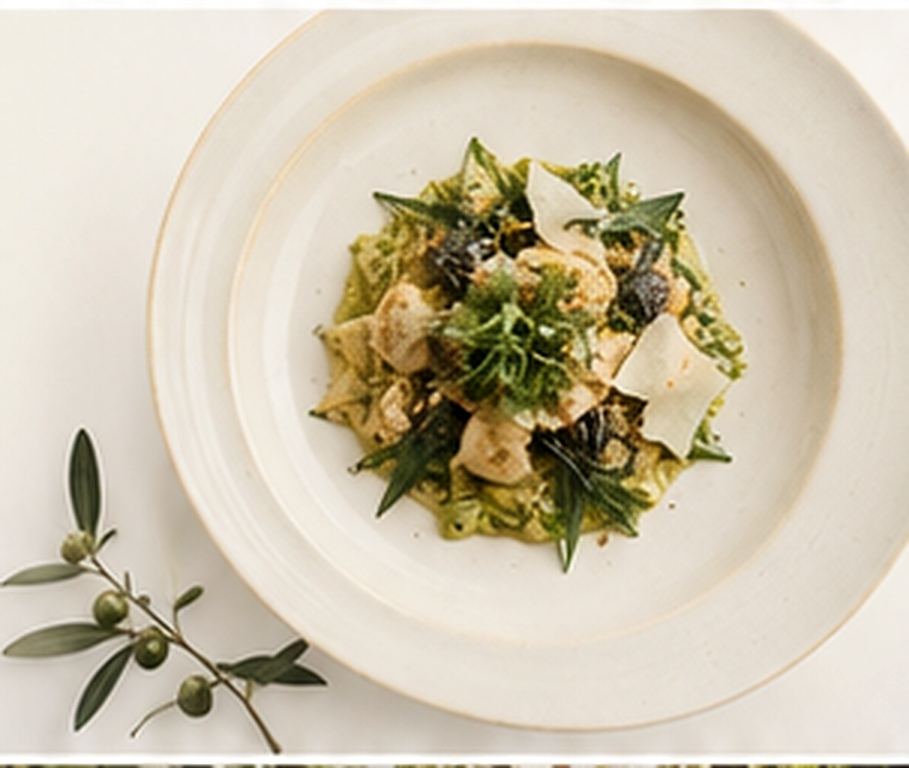
#> input picture photos_jpg_3x/03_seasonal_menu_plate.jpg, 909 x 768 px
$ python -i enhance_assets.py   (imports and definitions only)
#> lines starting #> are read from the running program, lines starting #| are printed output that depends on the picture
#> further down, picture is the input picture: shape (768, 909, 3); mean B, G, R 173.9, 195.5, 205.5
from __future__ import annotations

from pathlib import Path

import cv2
import numpy as np
from PIL import Image, ImageFilter


ROOT = Path(__file__).resolve().parents[1]
OUT = ROOT / "assets" / "enhanced"
MODEL_FSRCNN = ROOT / "tools" / "models" / "FSRCNN_x4.pb"


PHOTO_ASSETS = [
    ("photos_jpg_3x/03_seasonal_menu_plate.jpg", "seasonal-menu-plate.jpg", 1600, (0, 8, 0, 24)),
    ("photos_jpg_3x/04_chef_portrait.jpg", "chef-portrait.jpg", 1500, (0, 0, 0, 12)),
    ("photos_jpg_3x/05_private_dining_room_wide.jpg", "private-dining-room.jpg", 2200, (0, 0, 0, 18)),
    ("photos_jpg_3x/06_gallery_dining_table.jpg", "gallery-dining-table.jpg", 1000, (0, 0, 0, 0)),
    ("photos_jpg_3x/07_gallery_cocktail.jpg", "gallery-cocktail.jpg", 1000, (0, 0, 0, 0)),
    ("photos_jpg_3x/08_gallery_greenhouse_interior.jpg", "gallery-greenhouse-interior.jpg", 1000, (0, 0, 0, 0)),
    ("photos_jpg_3x/09_gallery_plated_dish.jpg", "gallery-plated-dish.jpg", 1000, (0, 0, 0, 0)),
    ("photos_jpg_3x/10_gallery_lounge.jpg", "gallery-lounge.jpg", 1000, (0, 0, 0, 0)),
]


# [28 lines left out: functions imread, imwrite, crop_dark_border, not called in this run]


def local_contrast(image: np.ndarray) -> np.ndarray:
    lab = cv2.cvtColor(image, cv2.COLOR_BGR2LAB)
#> lab: shape (768, 909, 3); mean of channels 0, 1, 2 200.9, 128.4, 140.4
    l_channel, a_channel, b_channel = cv2.split(lab)
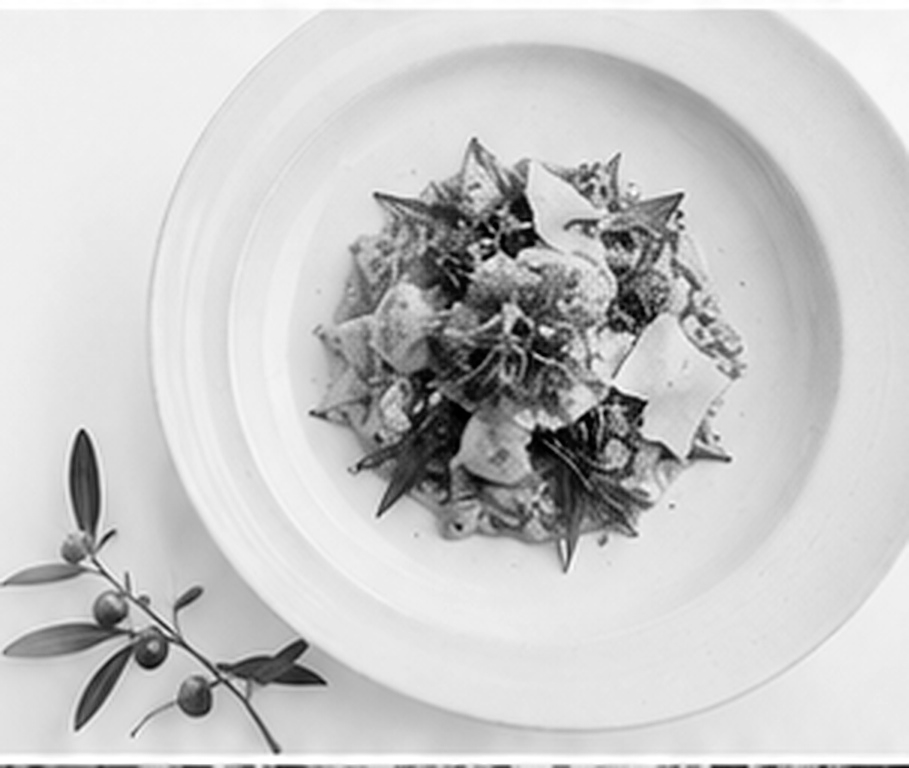
#> l_channel: shape (768, 909); min 0, max 255, mean 200.9
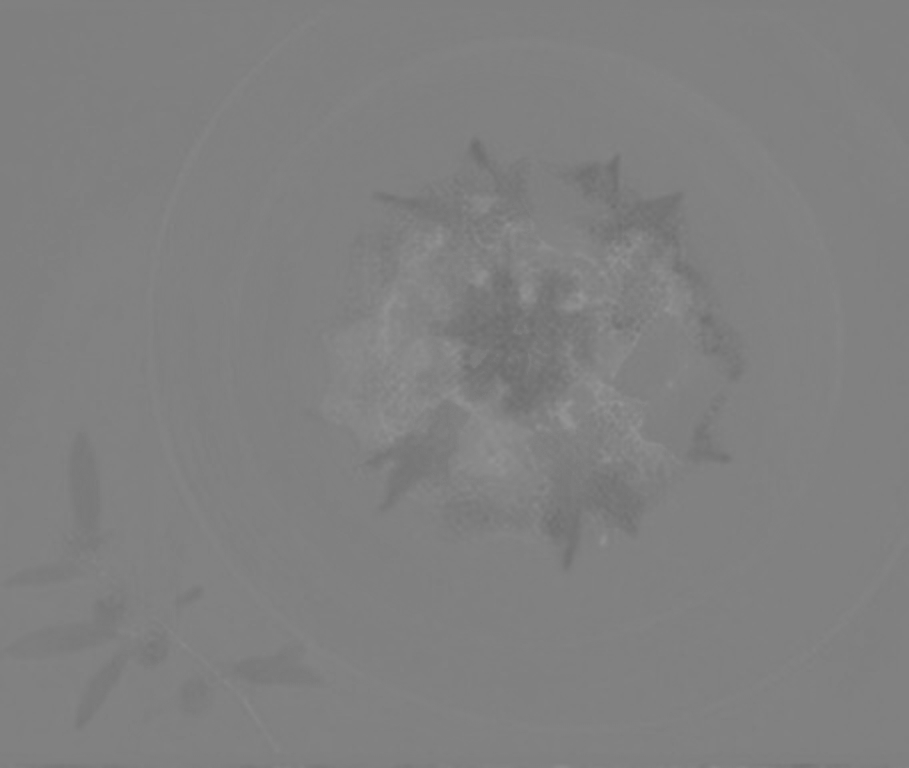
#> a_channel: shape (768, 909); min 108, max 149, mean 128.4
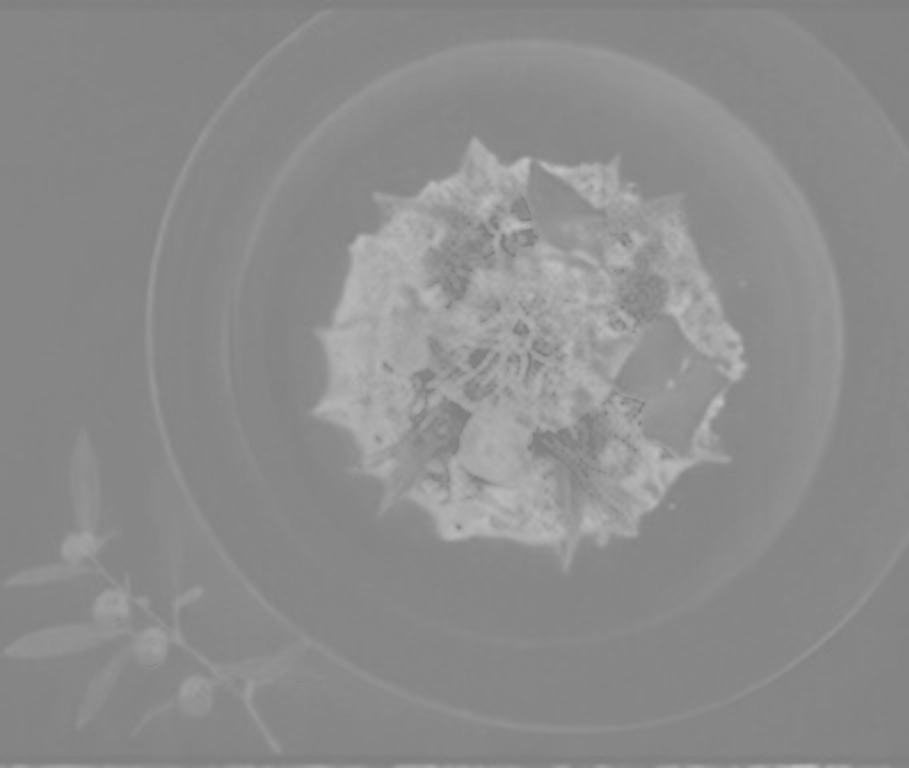
#> b_channel: shape (768, 909); min 126, max 193, mean 140.4
    clahe = cv2.createCLAHE(clipLimit=1.35, tileGridSize=(8, 8))
    l_channel = clahe.apply(l_channel)
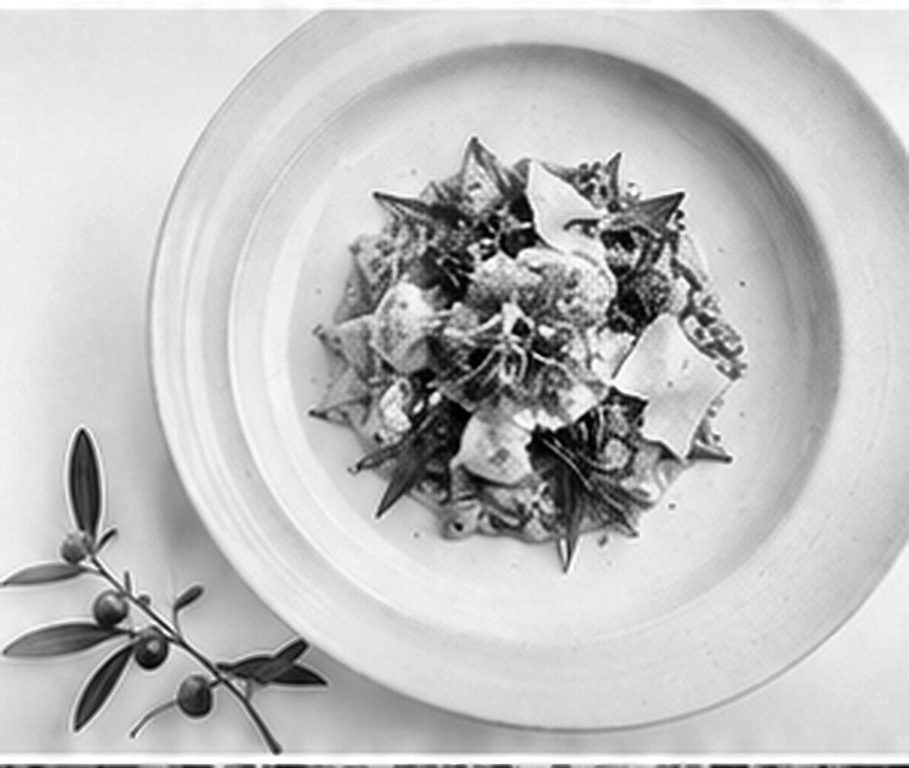
#> l_channel: shape (768, 909); min 0, max 255, mean 192.1
    return cv2.cvtColor(cv2.merge((l_channel, a_channel, b_channel)), cv2.COLOR_LAB2BGR)
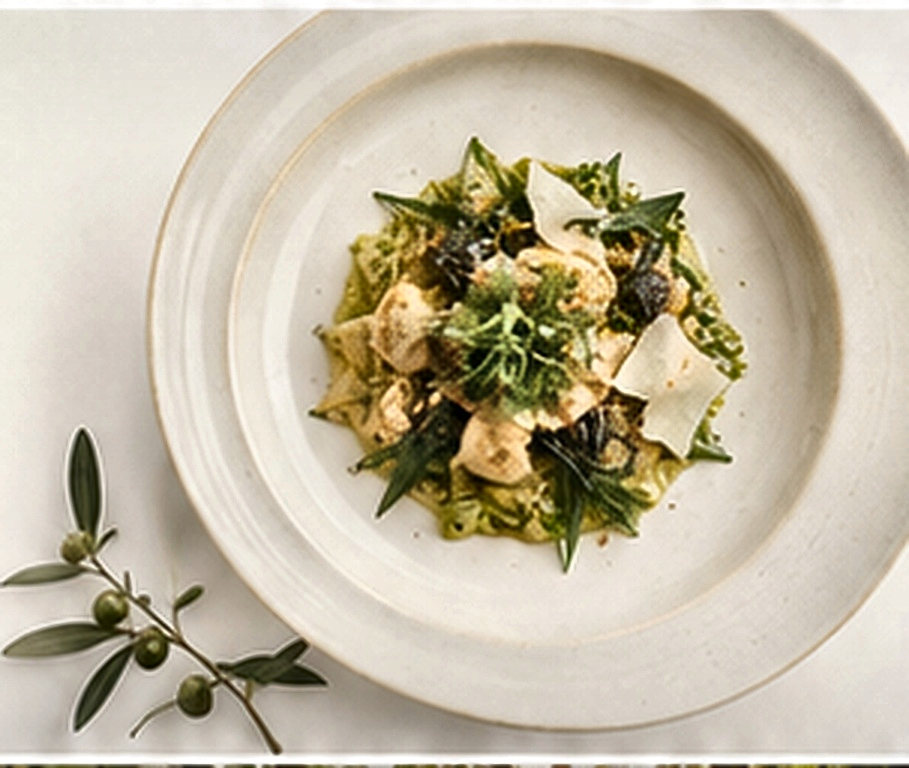
#> returned value: shape (768, 909, 3); mean B, G, R 165, 186.3, 196.3


# [6 lines left out: function color_grade, not called in this run]


def unsharp(image: np.ndarray, amount: float = 0.58, radius: float = 1.0) -> np.ndarray:
    blur = cv2.GaussianBlur(image, (0, 0), radius)
    return cv2.addWeighted(image, 1.0 + amount, blur, -amount, 0)


# [108 lines left out: functions resize_to_width, superres, crop_pixels, enhance_photo, inpaint_hero, write_svg_assets and 1 more, not called in this run]


# [2 lines not run here, left out]

>>> import cv2
>>> picture = cv2.imread('../photos_jpg_3x/03_seasonal_menu_plate.jpg')
>>> result = local_contrast(picture)

$ run again, on photos_jpg_3x/02_hero_dish_detail_clean_crop.jpg
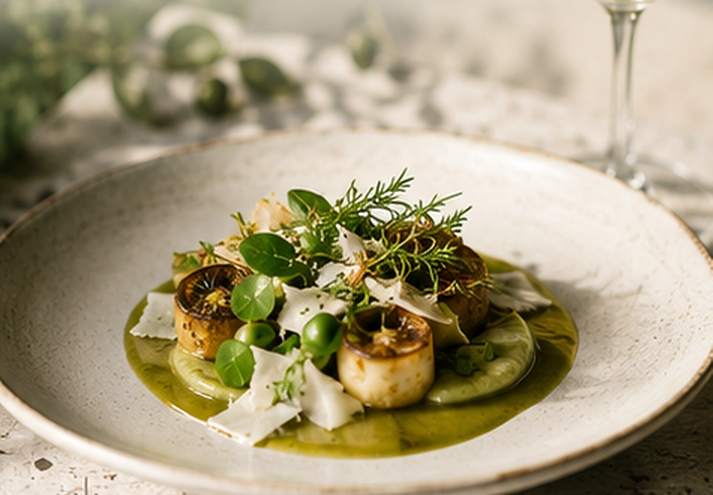
#> input picture photos_jpg_3x/02_hero_dish_detail_clean_crop.jpg, 1425 x 990 px (shown at 1/2 size)
#> picture is the input picture: shape (990, 1425, 3); mean B, G, R 124.5, 154.7, 166
#> lab: shape (990, 1425, 3); mean of channels 0, 1, 2 161.1, 127.9, 145.2
#> in local_contrast, `l_channel = clahe.apply(l_channel)`:
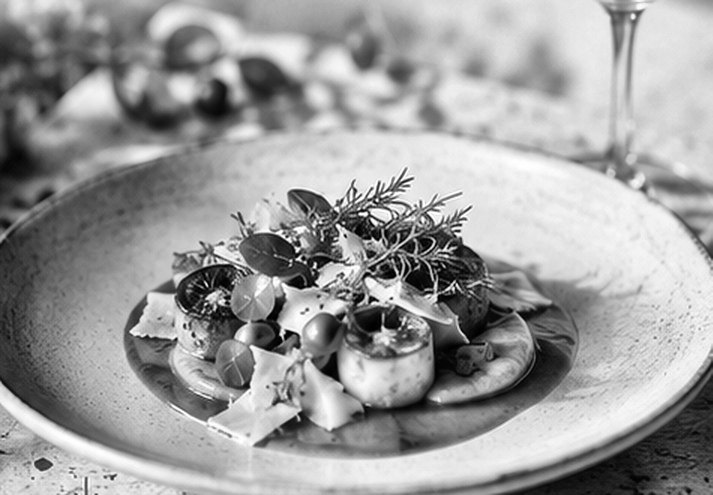
#> l_channel: shape (990, 1425) (shown at 1/2 size); min 0, max 255, mean 156.6
#> in local_contrast, `return cv2.cvtColor(cv2.merge((l_channel, a_channel, b_channel)), cv2...`:
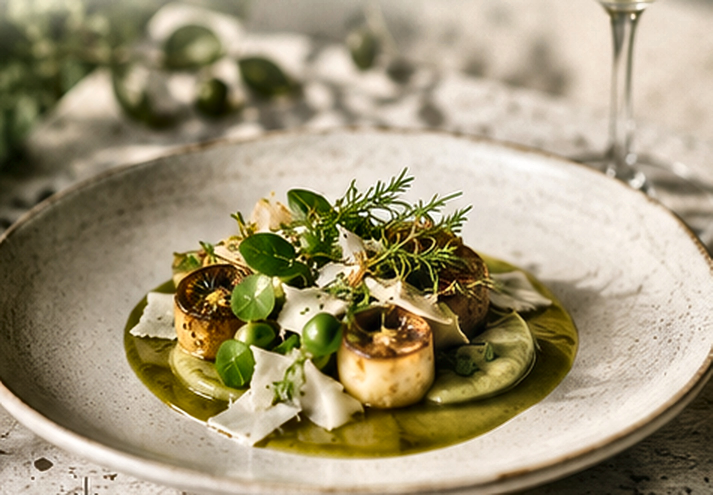
#> returned value: shape (990, 1425, 3) (shown at 1/2 size); mean B, G, R 120.9, 150.2, 161.5
